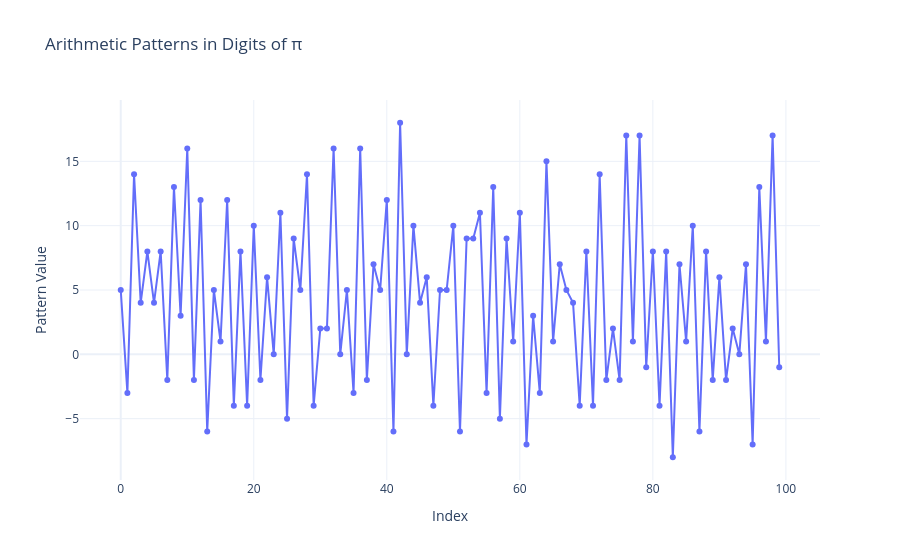

Notebook cell for this chart:
### Code cell
import plotly.graph_objects as go
from mpmath import mp

# Set precision for π
mp.dps = 10000  # Adjust the precision as needed

# Extract the first N decimal places of π
def get_pi_decimals(num_decimals):
    pi_str = str(mp.pi)[2:]  # Exclude "3."
    return [int(digit) for digit in pi_str[:num_decimals]]

# Perform arithmetic operations on π digits
def calculate_arithmetic_patterns(digits):
    pattern = []
    for i in range(1, len(digits) - 1, 2):  # Step by 2 to alternate operations
        sum_val = digits[i] + digits[i + 1]
        diff_val = digits[i + 1] - digits[i]
        pattern.append(sum_val)
        pattern.append(diff_val)
    return pattern

# Get π decimals and compute patterns
num_decimals = 1000  # Adjust the number of decimals
decimals = get_pi_decimals(num_decimals)
arithmetic_pattern = calculate_arithmetic_patterns(decimals)

# Plot the results
fig = go.Figure()
fig.add_trace(go.Scatter(
    y=arithmetic_pattern[:100],  # Plot the first 100 points
    mode='lines+markers',
    name='Arithmetic Pattern'
))

# Add labels and title
fig.update_layout(
    title='Arithmetic Patterns in Digits of π',
    xaxis_title='Index',
    yaxis_title='Pattern Value',
    template='plotly_white'
)

# Show the plot
fig.show()

### Figure 1 — Plotly figure (JSON) as saved in the notebook; plotly's stock layout.template omitted (floating-point values rounded to 4 significant figures)
{"data": [{"mode": "lines+markers", "name": "Arithmetic Pattern", "type": "scatter", "y": [5, -3, 14, 4, 8, 4, 8, -2, 13, 3, 16, -2, 12, -6, 5, 1, 12, -4, 8, -4, 10, -2, 6, 0, 11, -5, 9, 5, 14, -4, 2, 2, 16, 0, 5, -3, 16, -2, 7, 5, 12, -6, 18, 0, 10, 4, 6, -4, 5, 5, 10, -6, 9, 9, 11, -3, 13, -5, 9, 1, 11, -7, 3, -3, 15, 1, 7, 5, 4, -4, 8, -4, 14, -2, 2, -2, 17, 1, 17, -1, 8, -4, 8, -8, 7, 1, 10, -6, 8, -2, 6, -2, 2, 0, 7, -7, 13, 1, 17, -1]}], "layout": {"autosize": true, "title": {"text": "Arithmetic Patterns in Digits of π"}, "xaxis": {"autorange": true, "range": [-5.991, 105.0], "title": {"text": "Index"}}, "yaxis": {"autorange": true, "range": [-10.15, 20.15], "title": {"text": "Pattern Value"}, "type": "linear"}}}
